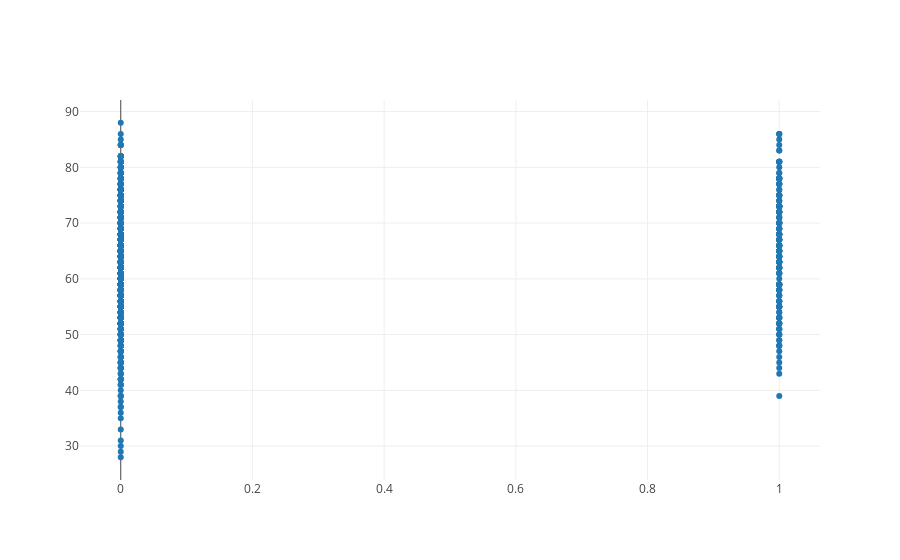

Notebook code for this chart:
### Code cell
configure_plotly_browser_state()
import plotly.graph_objs as go

iplot([go.Scatter(x=train_bsl.head(1000)['Respond'], y=train_bsl.head(1000)['Age'], mode='markers')])

### Figure 1 — Plotly figure (JSON) as saved in the notebook; plotly's stock layout.template omitted (floating-point values rounded to 4 significant figures; data arrays with more than 128 entries replaced by an {"elided": "..."} marker saying what was removed)
{"data": [{"y": {"elided": "1000 int values"}, "x": {"elided": "1000 int values"}, "type": "scatter", "mode": "markers", "uid": "9bc58674-e457-4548-9c70-190cbacfac98"}], "layout": {}}
